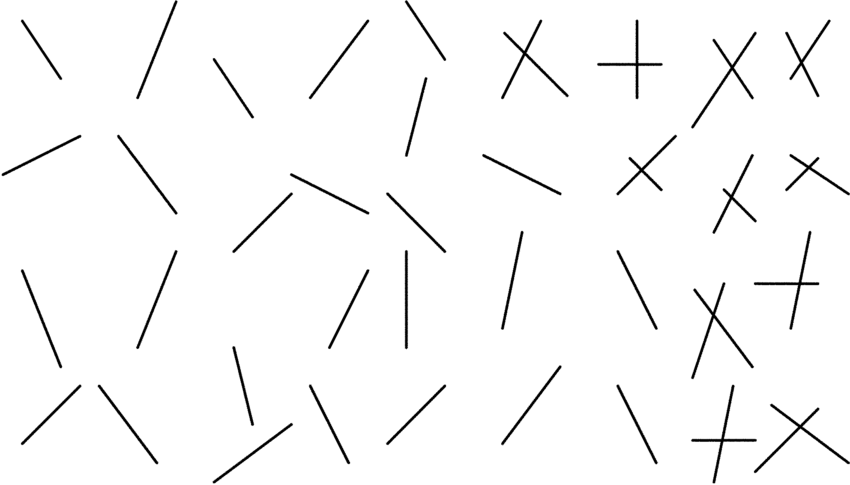
#> input picture line_crossing/example.png, 850 x 485 px
$ jupyter execute line_crossing.ipynb
#> lines starting #> are read from the running program, lines starting #| are printed output that depends on the picture; after the words box and inside, x2 and y2 are one past the last pixel; in counts of white or black regions, pixels touching at a corner belong together
[cell 1]
import cv2 as cv
import poly_point_isect as bot
import math
import matplotlib.pyplot as plt
import numpy as np
import sys

## Image Acquisition

[cell 2]
img = cv.imread(cv.samples.findFile("example.png"))
#> img is the input picture: shape (485, 850, 3); min 0, max 255, mean 248.2
if img is None:
    sys.exit("Could not read the image.")

cv.imshow("Display window", img)
k = cv.waitKey(0)
#> (key Esc is pressed here)
if k == ord("s"):
    cv.imwrite("example.png", img)

## Image Pre-Processing

### Grayscale Conversion

[cell 3]
gray = cv.cvtColor(img, cv.COLOR_BGR2GRAY)

cv.imshow("Display window", gray)
k = cv.waitKey(0)
#> (key Esc is pressed here)
if k == ord("s"):
    cv.imwrite("example.png", gray)

### Noise Reduction

[cell 4]
blur_gray = cv.GaussianBlur(gray, (5, 5), 0)
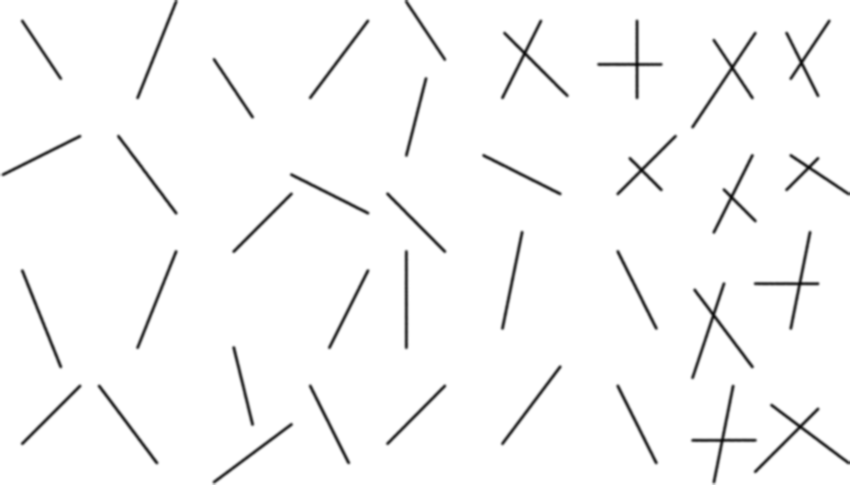
#> blur_gray: shape (485, 850); min 10, max 255, mean 248.2

cv.imshow("Display window", blur_gray)
k = cv.waitKey(0)
#> (key Esc is pressed here)
if k == ord("s"):
    cv.imwrite("example.png", blur_gray)

### Binarization

[cell 5]
ret, binary_blur_gray = cv.threshold(blur_gray, 127, 255, cv.THRESH_BINARY)
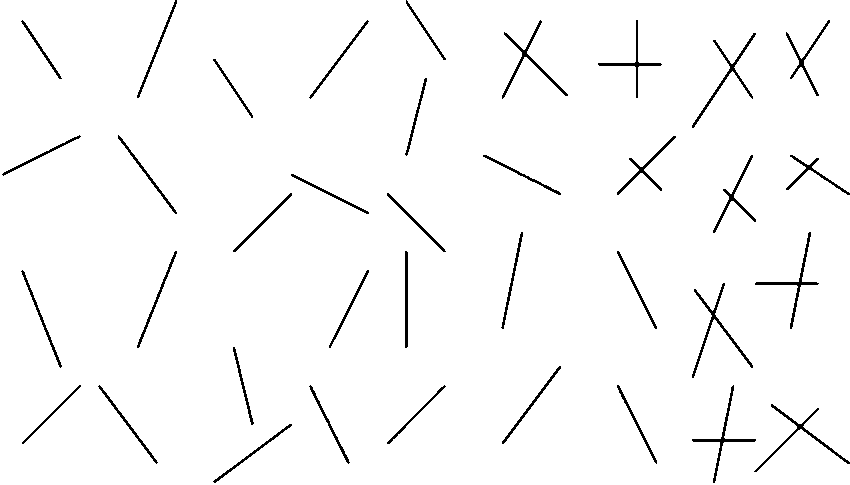
#> binary_blur_gray: shape (485, 850); 97.4% white; black in thin lines or dots

cv.imshow("Display window", binary_blur_gray)
k = cv.waitKey(0)
#> (key Esc is pressed here)
if k == ord("s"):
    cv.imwrite("example.png", binary_blur_gray)

### Edge and Line Detection

[cell 6]
binary_blur_rgb = cv.cvtColor(binary_blur_gray, cv.COLOR_GRAY2RGB)
#> binary_blur_rgb: shape (485, 850, 3); 97.4% white; black in thin lines or dots

line_img = np.zeros((binary_blur_rgb.shape[0], binary_blur_rgb.shape[1], 3), dtype=np.uint8)
line_img[:] = (255, 255, 255)

# edge detection
lower_threshold = 50  # lower threshold value in Hysteresis Thresholding
upper_threshold = 150  # upper threshold value in Hysteresis Thresholding
aperture_size = 7  # aperture size of the Sobel filter
edges = cv.Canny(binary_blur_rgb, lower_threshold, upper_threshold, aperture_size)
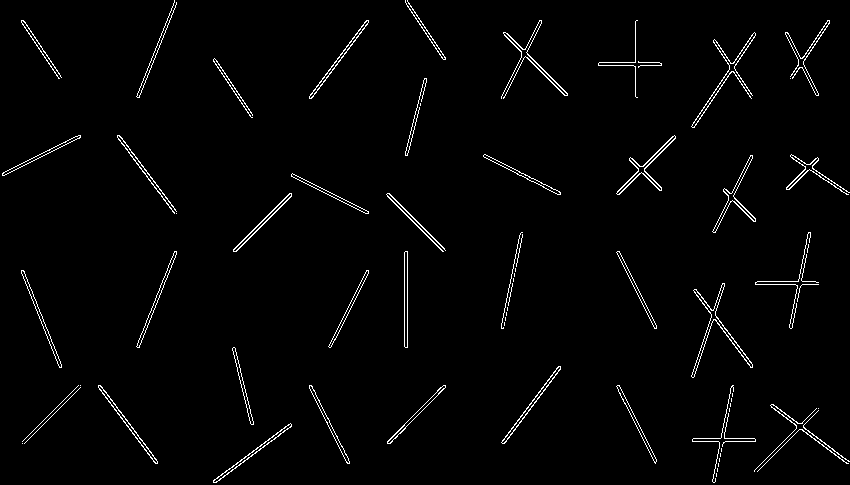
#> edges: shape (485, 850); 2% white in thin lines or dots

# line detection
rho = 1  # distance resolution in pixels of the Hough grid
theta = np.pi / 180  # angular resolution in radians of the Hough grid
threshold = 20  # minimum number of votes (intersections in Hough grid cell)
min_line_length = 30  # minimum number of pixels making up a line
max_line_gap = 10  # maximum gap in pixels between connectable line segments
lines = cv.HoughLinesP(edges, rho, theta, threshold, np.array([]), min_line_length, max_line_gap)
#> lines = 118 rows, first 6: [629, 160, 659, 190], [293, 174, 368, 211], [618, 251, 656, 325], [215, 482, 290, 427], [407, 347, 407, 251], [387, 443, 418, 410]
new_lines = [[[x1, y1], [x2, y2]] for [[x1, y1, x2, y2]] in lines]
#> new_lines = 118 items

# Draw the lines
for line in new_lines:
    x1, y1 = line[0]
    x2, y2 = line[1]
    cv.line(line_img, (x1, y1), (x2, y2), (255, 0, 0), 5)
#> this loop made 118 passes
#> (x1, y1, x2, y2) on passes 1 to 12: (629, 160, 659, 190), (293, 174, 368, 211), (618, 251, 656, 325), (215, 482, 290, 427), (407, 347, 407, 251), (387, 443, 418, 410), (117, 137, 174, 212), (691, 376, 723, 283), (319, 88, 368, 21), (505, 32, 567, 94), (692, 124, 754, 32), (501, 442, 559, 366)
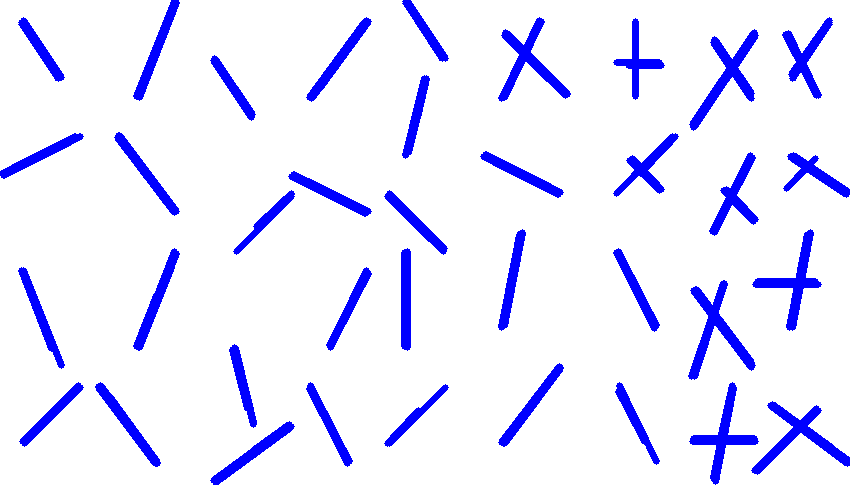
#> line_img: shape (485, 850, 3); mean of channels 0, 1, 2 255, 231.9, 231.9; drawn as B, G, R

new_img = cv.addWeighted(binary_blur_rgb, 0.8, line_img, 1, 0)
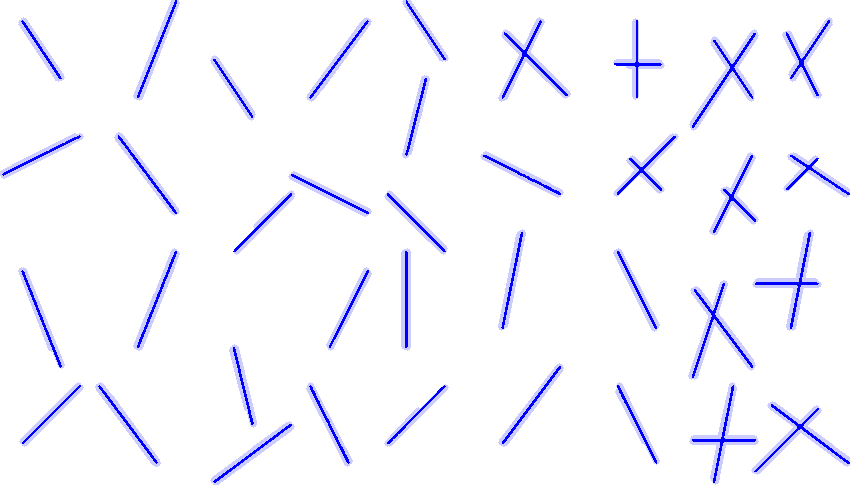
#> new_img: shape (485, 850, 3); mean B, G, R 255, 245.1, 245.1

cv.imshow("Display window", new_img)
k = cv.waitKey(0)
#> (key Esc is pressed here)
if k == ord("s"):
    cv.imwrite("example_lines_blue.png", new_img)

# Intersection Detection

[cell 7]
intersection_img = np.zeros((binary_blur_rgb.shape[0], binary_blur_rgb.shape[1], 3), dtype=np.uint8)
intersection_img[:] = (255, 255, 255)

# Intersections computation
def lines_similar(line1, line2, slope_threshold):
    # Calculate slopes of the lines
    slope1 = (line1[1][1] - line1[0][1]) / (line1[1][0] - line1[0][0]) if line1[1][0] != line1[0][0] else 1000000
    slope2 = (line2[1][1] - line2[0][1]) / (line2[1][0] - line2[0][0]) if line2[1][0] != line2[0][0] else 1000000

    # Compare slopes
    return abs(slope1 - slope2) < slope_threshold

def line_intersection(line1, line2):
    # Unpack lines
    x1, y1, x2, y2 = line1[0][0], line1[0][1], line1[1][0], line1[1][1]
    x3, y3, x4, y4 = line2[0][0], line2[0][1], line2[1][0], line2[1][1]

    # Compute determinants
    det1_and_2 = det(x1, y1, x2, y2)
    det3_and_4 = det(x3, y3, x4, y4)

    # Compute x and y coordinates of intersection point
    x = (det(det1_and_2, x1 - x2, det3_and_4, x3 - x4) / det(x1 - x2, y1 - y2, x3 - x4, y3 - y4))
    y = (det(det1_and_2, y1 - y2, det3_and_4, y3 - y4) / det(x1 - x2, y1 - y2, x3 - x4, y3 - y4))

    # Check if intersection point falls within the domain and range of both lines
    if min(x1, x2) <= x <= max(x1, x2) and min(y1, y2) <= y <= max(y1, y2) and min(x3, x4) <= x <= max(x3, x4) and min(y3, y4) <= y <= max(y3, y4):
        return x, y
    else:
        return None


def det(a, b, c, d):
    return a * d - b * c

intersections = []
for i in range(len(new_lines)):
    for j in range(i+1, len(new_lines)):
        if not lines_similar(new_lines[i], new_lines[j], 0.5):  # 0.1 as slope threshold
            intersection = line_intersection(new_lines[i], new_lines[j])
            if intersection:  # if lines intersect
                intersections.append(intersection)
#> this loop made 118 passes

# Intersections merging
def distance(point1, point2):
    x1, y1 = point1
    x2, y2 = point2
    return np.sqrt((x2 - x1)**2 + (y2 - y1)**2)

merged_intersections = []
for point in intersections:
    nearby_points = [p for p in intersections if distance(p, point) < 40]  # 4 cm is 40 pixels
    merged_point = [sum(p[i] for p in nearby_points) / len(nearby_points) for i in range(2)]
    merged_intersections.append(merged_point)
#> this loop made 53 passes
#> point on passes 1 to 12: (639, 170), (641, 172), (638.8, 169.8), (711.9, 315.1), (712.8, 312.7), (713.1, 311.7), (523.9, 50.93), (525.6, 52.61), (731.8, 64.96), (730.2, 67.33), (731.1, 198.3), (732.4, 195.6)
merged_intersections = list(set(tuple(p) for p in merged_intersections))

# Draw the intersections
for intersection in merged_intersections:
    cv.circle(new_img, tuple(map(int, intersection)), 5, (0, 255, 0), -1)  # -1 to fill the circle
#> this loop made 11 passes
#> intersection on passes 1 to 11: (800.8, 62.33), (730.8, 196.1), (635, 63.5), (524.2, 52.85), (799, 282.5), (640.6, 169.5), (806.8, 166.4), (731.7, 67.26), (721.1, 439.5), (713.2, 314), (800.2, 425.8)
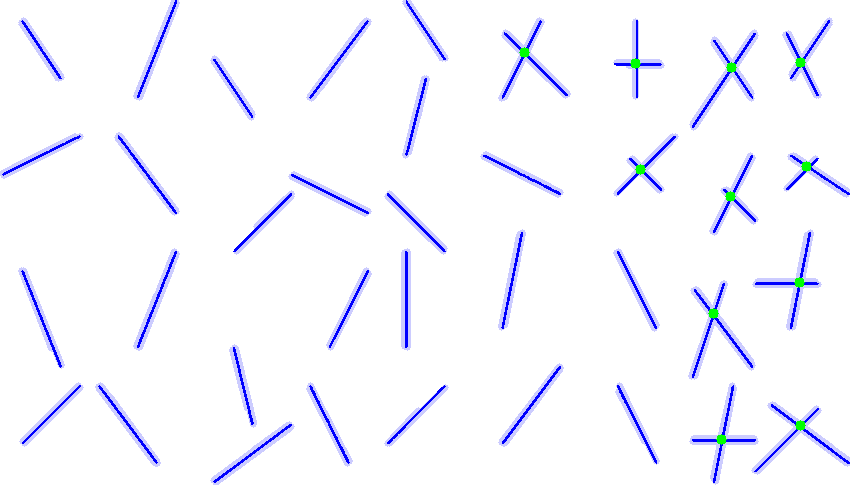
#> new_img: shape (485, 850, 3); 0.22% of pixels changed, all inside (x1, y1, x2, y2) = (519, 47, 812, 445)

cv.imshow("Display window", new_img)
k = cv.waitKey(0)
#> (key Esc is pressed here)
if k == ord("s"):
    cv.imwrite("example_lines_blue.png", new_img)

$ run again, with line_crossing/test.png copied over line_crossing/example.png
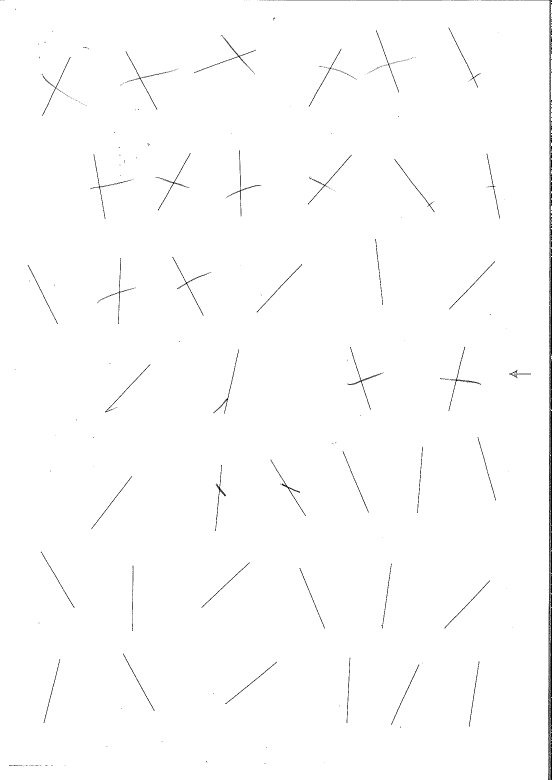
#> input picture line_crossing/test.png, 1654 x 2339 px (shown at 1/3 size)
#> img is the input picture: shape (2339, 1654, 3); 99.2% white; black in thin lines or dots
#> gray: shape (2339, 1654); 99.2% white; black in thin lines or dots
#> binary_blur_gray: shape (2339, 1654); 99.3% white; 353 black regions (196 under 20 px), largest, box (x1, y1, x2, y2) and area: (1644, 0, 1654, 2339) 13472, (1043, 1098, 1143, 1228) 511, (474, 460, 572, 631) 507
#> `edges = cv.Canny(binary_blur_rgb, lower_threshold, upper_threshold, ap..`:
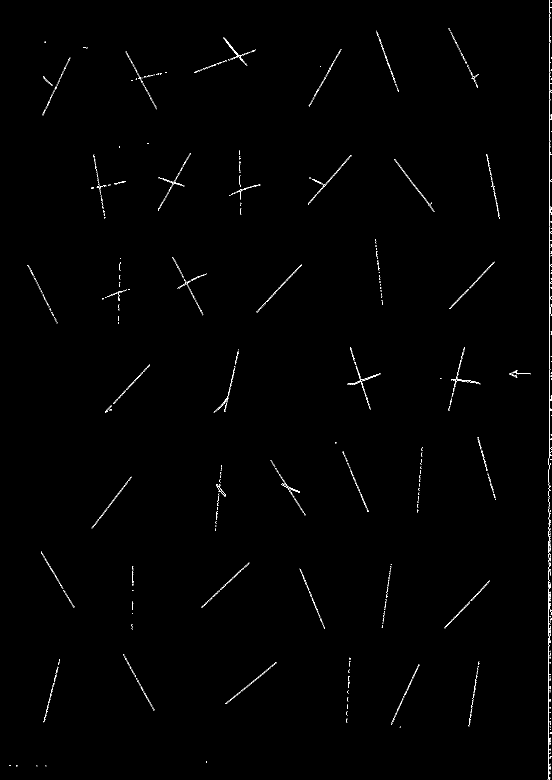
#> edges: shape (2339, 1654) (shown at 1/3 size); 0.37% white in thin lines or dots
#> lines = 208 rows, first 6: [1648, 200, 1648, 1], [1647, 1040, 1647, 892], [1649, 1681, 1649, 1586], [1646, 1536, 1646, 1408], [1651, 1695, 1651, 1585], [1650, 1623, 1650, 1585]
#> new_lines = 208 items
#> the loop `for line in new_lines:` made 208 passes
#> `new_img = cv.addWeighted(binary_blur_rgb, 0.8, line_img, 1, 0)`:
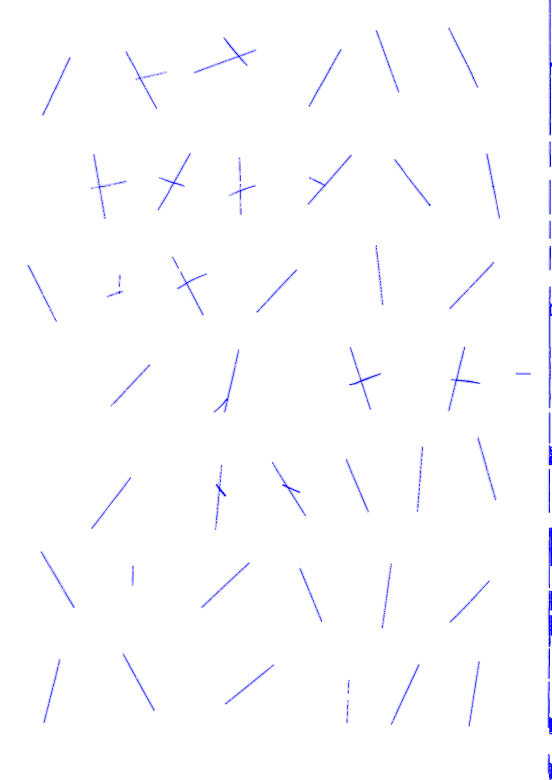
#> new_img: shape (2339, 1654, 3) (shown at 1/3 size); mean B, G, R 255, 252.7, 252.7
#> the loop `for i in range(len(new_lines)):` made 208 passes
#> the loop `for point in intersections:` made 49 passes
#> point on passes 1 to 8: (559.3, 847.9), (560.4, 850), (717.3, 166.8), (714.2, 168), (716.6, 167.1), (1083.1, 1144.5), (1081.8, 1140.4), (1082, 1141.2)
#> the loop `for intersection in merged_intersections:` made 13 passes
#> intersection on passes 1 to 8: (1368.6, 1140.3), (657.4, 1464), (680.7, 1197.4), (720, 572.7), (716.7, 168.1), (521, 547.7), (297.8, 560.5), (971.6, 555.8)
